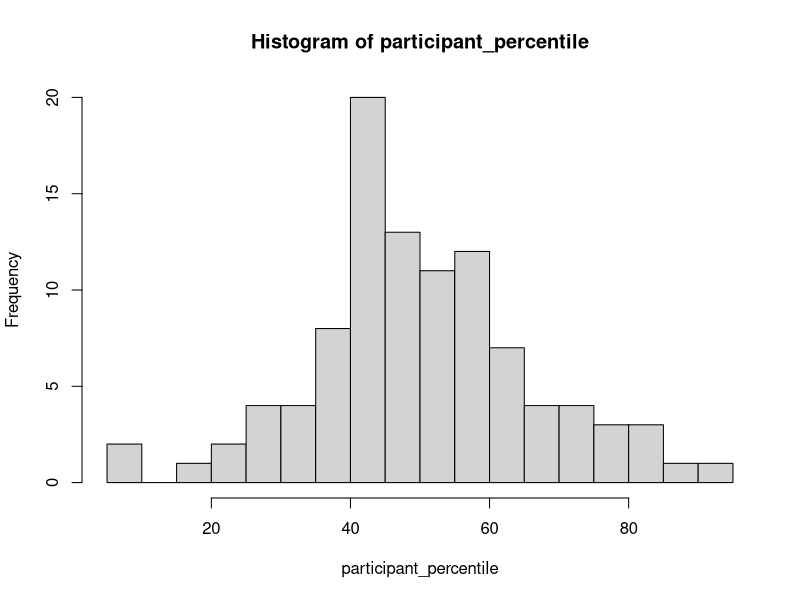
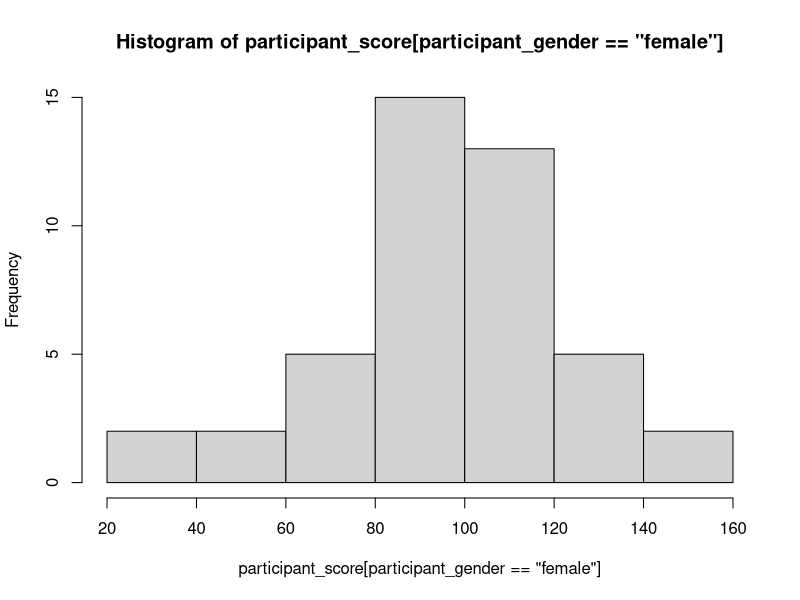

Reproduce these figures in R, in order. (Note: this script raises an error after producing the figures.)
# Create vector of T, F logical(100), e.g. T, F, T, F, T, F ...
finished_test <- rep(c(T, F), 50)
# Set randomizing number to 100
set.seed(100)
# Create vector of T, F logical(100) which is a random selection
#     - set the probablitities of finishing to 90 percent
finished_test <- sample(c(T, F), 100, replace = TRUE, prob = c(0.9, 0.1))
table(finished_test)
# create a numeric(100) of 1 to 100
participant_id <- 1:100
participant_id <- seq(1, 100, by = 1)
# create a character(100) of gender "male", "female", "other" 
#     - random selection, c(45, 45, 10)
participant_gender <- sample(c("male", "female", "other"), 
                             100, replace = TRUE, prob = c(0.45, 0.45, 0.1))
table(participant_gender)
# create a numeric(100) percentile results 
#     - rnorm, mean = 50, sd = 20
participant_percentile <- rnorm(100, 50, 20)
hist(participant_percentile, breaks = 20)
## creating new vectors
# create a new vector of participant_score which is calculated ad 
#     - percentile 50 = 100, percentile SD = 20 is test_score sd = 30
z_score <- (participant_percentile - 50)/20
participant_score <- (z_score * 30) + 100# switch to z-score -> change m and sd

## Selection
#' == equal
#' != doesn't equal
#' >=, >, <=, < gt, ls then
#' %in% in
#' | or
#' & and

# which positions in the percentile are larger than X
table(participant_percentile > 90)
table((participant_percentile > 90) | (participant_percentile < 10))

i_good <- which(participant_percentile > 80)

# select only those positions in gender which are female
table(participant_gender == "female")
i_female <- which(participant_gender == "female")

# select either female or male
i_not_other <- which(participant_gender %in% c("male", "female"))
i_not_other <- which(participant_gender != "other")

#' select only test_scores which are above
#' 0th quantile of the data (top 20 percent)
quantile(participant_score, 0.8)
i_best <- which(participant_score > quantile(participant_score, 0.8))

## Vector access -----
participant_gender[1]
participant_gender[c(1, 2, 3, 4, 5)]
participant_gender[c(5, 4, 3, 2, 1)]
participant_gender[1:5]
participant_gender[i_best]

participant_percentile[i_best]
participant_percentile[which(participant_score > quantile(participant_score, 0.8))]

participant_percentile[participant_score > quantile(participant_score, 0.8)]
participant_gender == "male"
participant_percentile[participant_gender == "male"]

c(1, 5, 6, 8)[c(TRUE, FALSE, FALSE, TRUE)]
c(1, 5, 6, 8)[c(TRUE, FALSE)]

# frequency of genders in participants above 75th percentile
table(participant_gender[participant_percentile > 75])

# average score of participants who didn't finish
mean(participant_score[!finished_test])

# freqneucy of finish not finished among participants < 85 points in score
table(finished_test[participant_score < 85])

hist(participant_score[participant_gender == "female"])

df <- read.table("data/hejtmy-ratings.csv", header = TRUE, sep = ",", 
           stringsAsFactors = FALSE)
head(df)

mean(df$Your.Rating[df$Year > 2009])
mean(df$Your.Rating[df$Year <= 2009])
t.test(df$Your.Rating ~ (df$Year > 2009))

